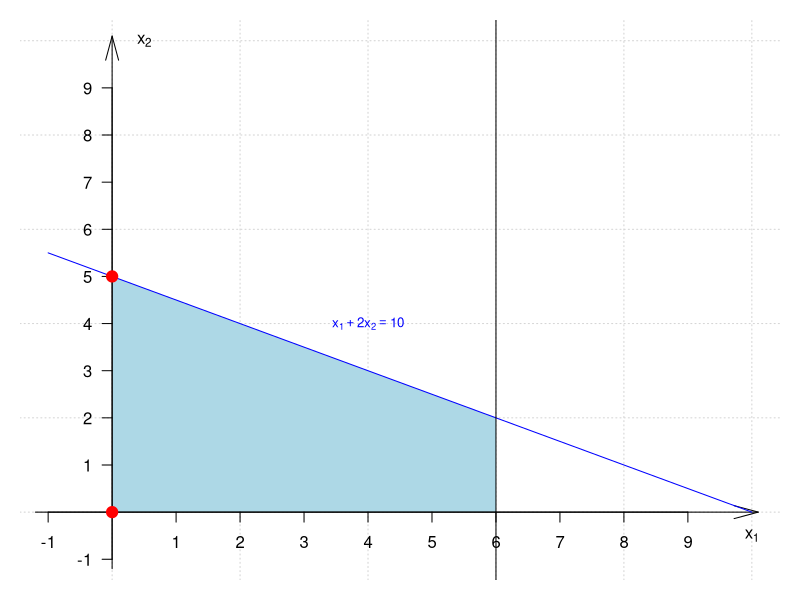
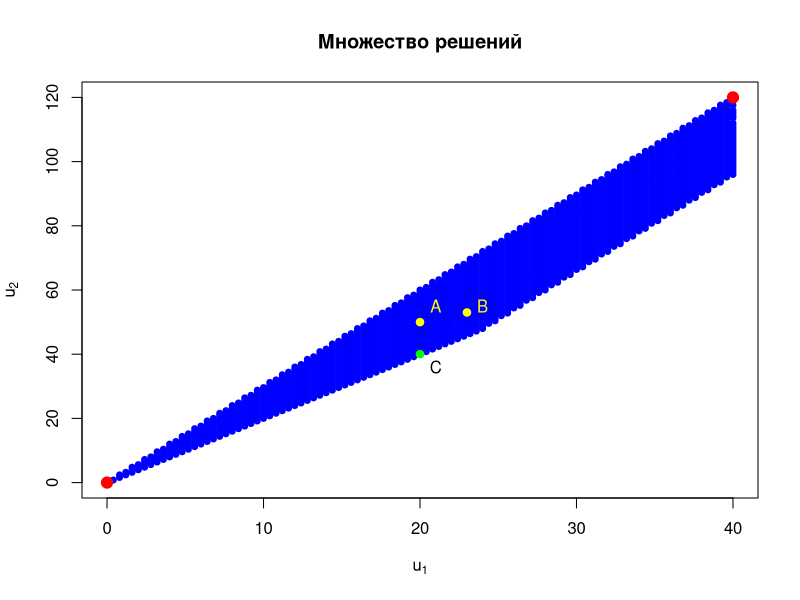
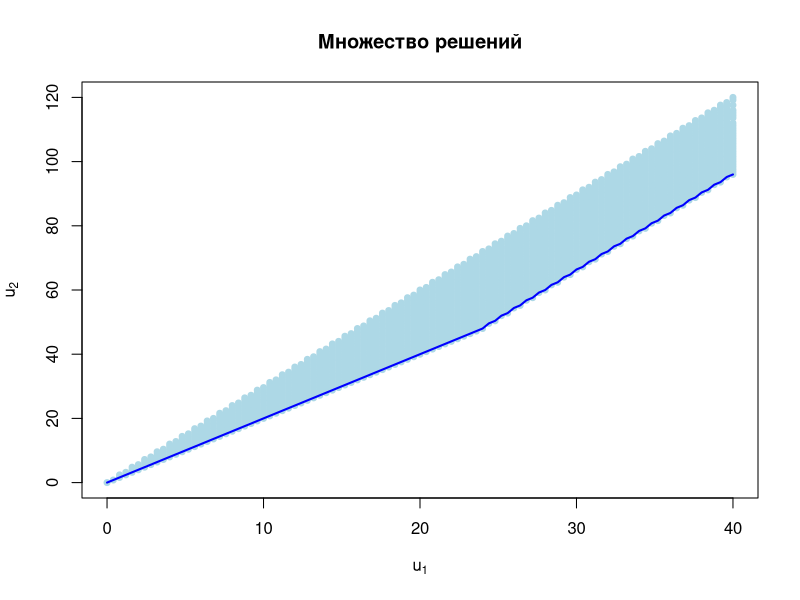
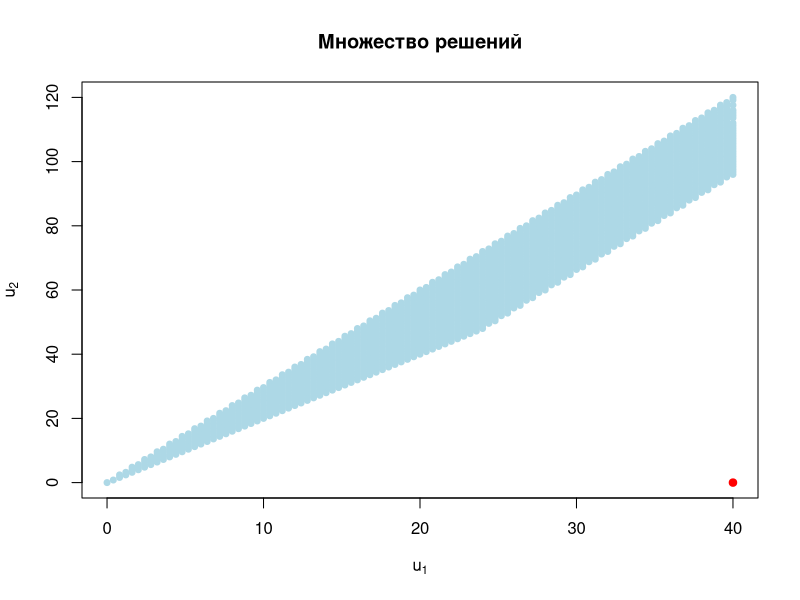
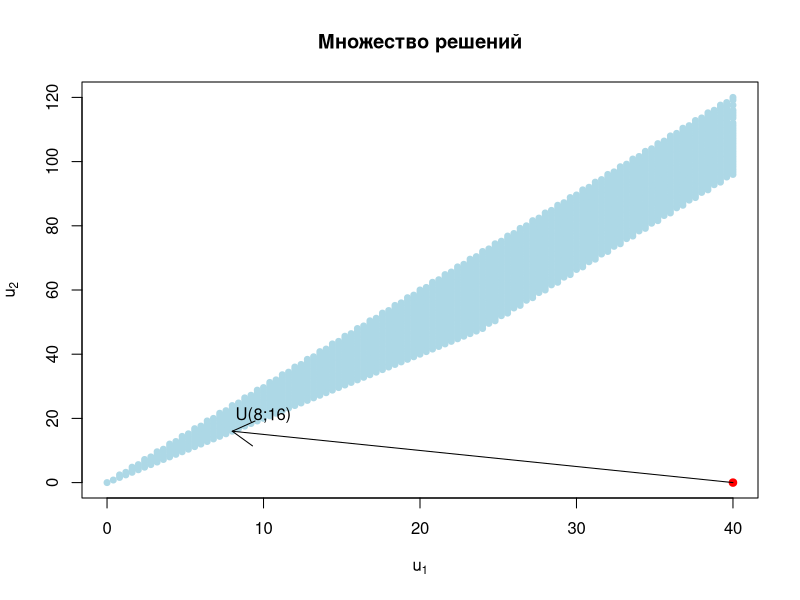
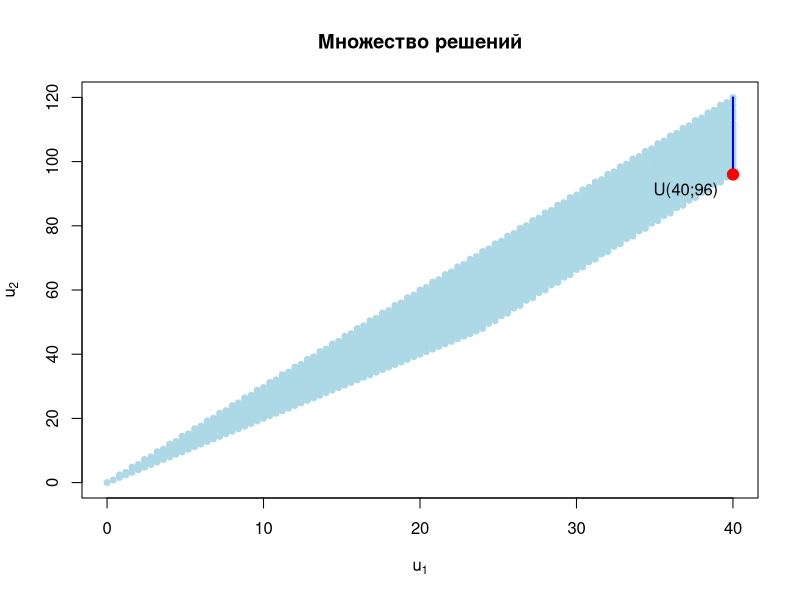

Write the R code that produced these figures, in order.
## ---- chunk 1
library(lpSolve) 
f.obj <- c(4, 8) # Описали целевую функцию
names(f.obj) <-c("X1","X2")
a.mat<-rbind(c(1,0), # матрица
             c(1,2),   # коээфициентов
             c(1,0),    # при ограничениях
             c(0,1))   
a.dir<-c("<=","<=",">=",">=")
b.vec<-c(6,10,0,0) # вектор ограничений
(result<-lp ("max", f.obj, a.mat, a.dir, b.vec))
result$solution
## ---- chunk 2
library(lpSolve) 
f.obj <- c(4, 24) # Описали целевую функцию
names(f.obj) <-c("X1","X2")
a.mat<-rbind(c(1,0), # матрица
             c(1,2),   # коээфициентов
             c(1,0),    # при ограничениях
             c(0,1))   
a.dir<-c("<=","<=",">=",">=")
b.vec<-c(6,10,0,0) # вектор ограничений
(result<-lp ("min", f.obj, a.mat, a.dir, b.vec))
result$solution
## ---- chunk 3
x1<- (-10:100)/10
old<-par(mar=c(1,1,1,1))
plot(0,type="n",xlab="",ylab="", xlim=c(-1, 10),ylim = c(-1, 10),bty="n",xaxt="n",yaxt="n")
grid()
polygon(c(0,0,6,6),c(0,5,2,0), col = "lightblue", border = NA)
axis(1,pos=c(0,0),at=c(-1,1,2,3,4,5,6,7,8,9))
axis(2,pos=c(0,0),las=2,at=c(-1,1,2,3,4,5,6,7,8,9))
arrows(-1.2,0,10.1,0,angle=15)
arrows(0,-1.2,0,10.1,angle=15)
lines(x1,(10-x1)/2,col="blue")
text(4,4,expression(х[1]+2*х[2]==10),cex=0.8,col="blue")
abline(v=6)
text(0.5,10,expression(х[2]))
text(10,-0.5,expression(х[1]))
points(0,0,cex=1.5,col="red",pch=19)
points(0,5,cex=1.5,col="red",pch=19)
par(old)
## ---- chunk 4
x1<-seq(0,6,by=0.1)
x2<-seq(0,6,by=0.1)
d<-expand.grid(x1=x1,x2=x2)
d<-subset(d,x1+2*x2<=10)
d$u1<-4*d$x1+8*d$x2
d$u2<-8*d$x1+24*d$x2
plot(d$u2~d$u1,type="p",pch=19,col="blue",main="Множество решений",xlab=expression(u[1]),ylab=expression(u[2]),cex=0.8)
points(0,0,cex=1.5,col="red",pch=19)
points(40,120,cex=1.5,col="red",pch=19)
points(20,50,cex=1,col="yellow",pch=19)
text(21,55,"A",col="yellow")
points(23,53,cex=1,col="yellow",pch=19)
text(24,55,"B",col="yellow")

points(20,40,cex=1,col="green",pch=19)
text(21,36,"C")
## ---- chunk 5
plot(d$u2~d$u1,type="p",pch=19,col="lightblue",main="Множество решений",xlab=expression(u[1]),ylab=expression(u[2]),cex=0.8)
z<-aggregate(u1~u2,data=d,max)
z<-aggregate(u2~u1,data=z,min)
lines(z$u2~z$u1,col="blue",lwd=2)
## ---- chunk 6
(u1<-max(d$u1))
(u2<-min(d$u2))
plot(d$u2~d$u1,type="p",pch=19,col="lightblue",main="Множество решений",xlab=expression(u[1]),ylab=expression(u[2]),cex=0.8)
points(u1,u2,pch=19,col="red")
## ---- chunk 7
d.new<-d
l<-2
d.new$s<-((u1-d.new$u1)^l+(u2-d.new$u2)^l)^(1/l)
(u.opt<-d.new[which.min( d.new$s),])
## ---- chunk 8
plot(d$u2~d$u1,type="p",pch=19,col="lightblue",main="Множество решений",xlab=expression(u[1]),ylab=expression(u[2]),cex=0.8)
points(u1,u2,pch=19,col="red")
arrows(u1,u2,u.opt$u1,u.opt$u2)
text(u.opt$u1+2,u.opt$u2+5,paste0("U(",u.opt$u1,";",u.opt$u2,")"))
## ---- chunk 9
(z<-max(d$u1))
head(d.new<-subset(d,u1==z))
## ---- chunk 10
(u.opt<-d.new[which.min( d.new$u2),])
## ---- chunk 11
plot(d$u2~d$u1,type="p",pch=19,col="lightblue",main="Множество решений",xlab=expression(u[1]),ylab=expression(u[2]),cex=0.8)
lines(d.new$u1,d.new$u2,col="blue",lwd=2)
points(u.opt$u1,u.opt$u2,pch=19,col="red",cex=1.5)
text(u.opt$u1-3,u.opt$u2-5,paste0("U(",u.opt$u1,";",u.opt$u2,")"))
## ---- chunk 12
d.new<-d
d.new$s<-d.new$u1*0.8-d.new$u2*0.2
head(d.new)
tail(d.new)
subset(d.new,s==max(d.new$s))
## ---- chunk 13
d.new<-d
d.new$s<-d.new$u1*0.5-d.new$u2*0.5
head(d.new)
tail(d.new)
subset(d.new,s==max(d.new$s))
## ---- chunk 14
k1<-0.8
k2<-0.2
f.obj <- c(4*k1-8*k2, 8*k1-24*k2) # Описали целевую функцию
names(f.obj) <-c("X1","X2")
a.mat<-rbind(c(1,0), # матрица
             c(1,2),   # коээфициентов
             c(1,0),    # при ограничениях
             c(0,1))   
a.dir<-c("<=","<=",">=",">=")
b.vec<-c(6,10,0,0) # вектор ограничений
(result<-lp ("max", f.obj, a.mat, a.dir, b.vec))
result$solution
## ---- chunk 15
sessionInfo()
